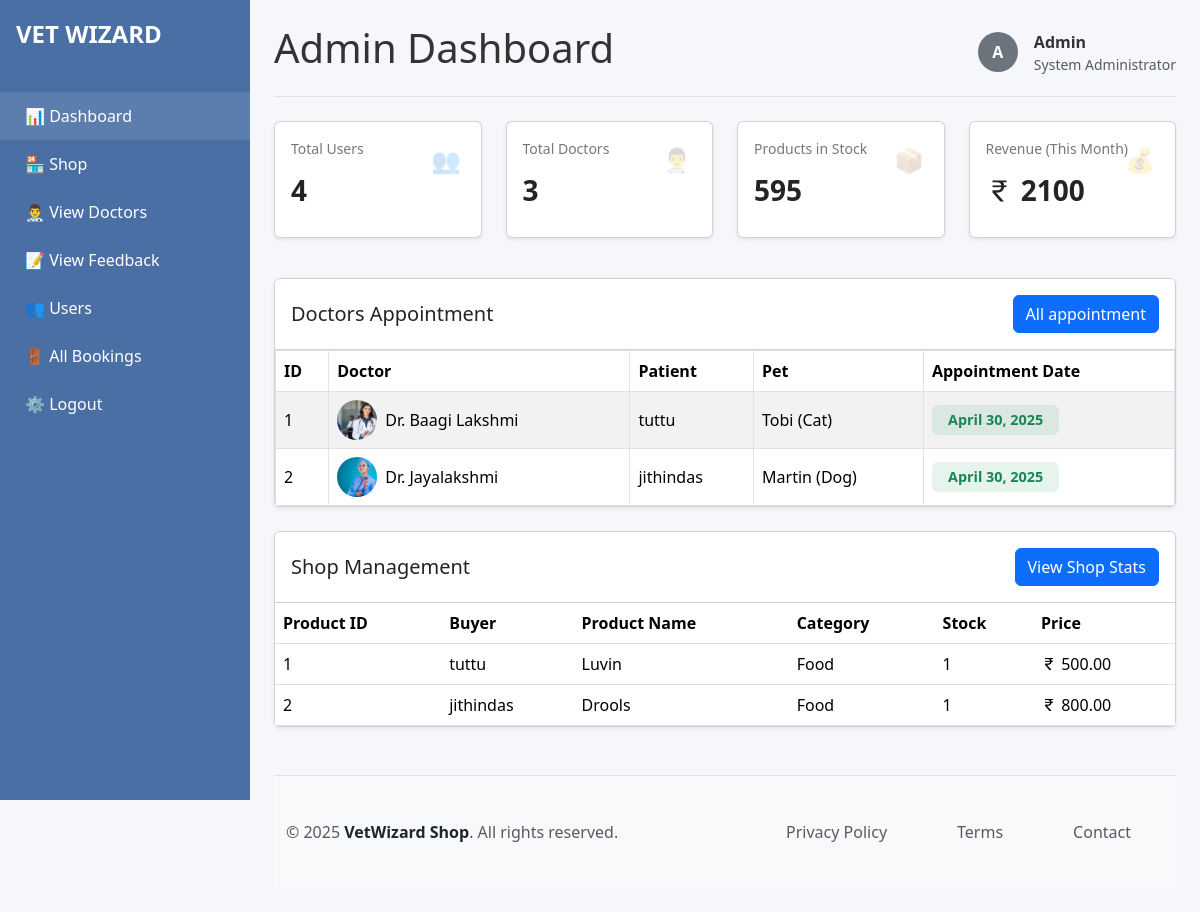
The app's page /admins/admin/ with its own data.
### user/models.py (models this page shows, shortened)
class Doctor_Appointment(models.Model):
    doctor = models.ForeignKey(Doctor_Profile, on_delete=models.CASCADE, related_name='appointments')
    patient = models.ForeignKey(settings.AUTH_USER_MODEL, on_delete=models.CASCADE, related_name='appointments')
    pet=models.ForeignKey(Pet,on_delete=models.CASCADE)
    appointment_date = models.DateField()
    appointment_time = models.TimeField(null=True,blank=True)
    reason = models.TextField()
    is_confirmed = models.BooleanField(default=False)
    is_paid = models.BooleanField(default=False)
    created_at = models.DateTimeField(auto_now_add=True)
    razorpay_order_id = models.CharField(max_length=100, blank=True, null=True)
    amount = models.DecimalField(max_digits=10, decimal_places=2, default=0.00,null=True,blank=True)

class Pet(models.Model):
    owner = models.CharField(max_length=100)
    name = models.CharField(max_length=100)
    species = models.CharField(max_length=30)  # Dog, Cat
    breed = models.CharField(max_length=50)
    age = models.PositiveIntegerField()
    pet_picture = models.ImageField(upload_to='pet_images', blank=True, null=True)
    adopt=models.BooleanField(default=False)
    def __str__(self):
        return f"{self.name} ({self.species})"

### doctor/models.py (models this page shows, shortened)
class Doctor_Profile(models.Model):
    user = models.ForeignKey(settings.AUTH_USER_MODEL, on_delete=models.CASCADE, related_name='doctor')
    full_name = models.CharField(max_length=100)
    email = models.EmailField()
    address = models.TextField()
    phone_number = models.CharField(max_length=10)
    profile_picture = models.ImageField(upload_to='images', blank=True, null=True)
    place = models.CharField(max_length=100)
    qualification = models.CharField(max_length=100)
    years_of_experience = models.PositiveIntegerField()
    is_approved=models.BooleanField(default=False,null=True,blank=True)

### admins/models.py (models this page shows)
class User(AbstractUser):
    user_type = models.CharField(max_length=20, choices=[
        ('doctor', 'doctor'),
        ('user', 'user')
    ])
    is_approved=models.BooleanField(default=False,null=True,blank=True)
    def __str__(self):
        return self.username

### shop/models.py (models this page shows, shortened)
class Cart(models.Model):
    user = models.ForeignKey(settings.AUTH_USER_MODEL, on_delete=models.CASCADE)  # Reference custom user model
    product = models.ForeignKey(Product, on_delete=models.CASCADE)
    quantity = models.PositiveIntegerField(default=1)
    added_at = models.DateTimeField(auto_now_add=True)
    total_price = models.DecimalField(max_digits=10, decimal_places=2, default=Decimal('0.00'))
    buy=models.BooleanField(default=False)

class Product(models.Model):
    category = models.ForeignKey(Product_Category, on_delete=models.CASCADE, related_name='products')
    name = models.CharField(max_length=255)
    description = models.TextField()
    price = models.DecimalField(max_digits=10, decimal_places=2)
    stock = models.PositiveIntegerField()
    image = models.ImageField(upload_to='products/')
    created_at = models.DateTimeField(auto_now_add=True)
    def __str__(self):
        return self.name

class Product_Category(models.Model):
    name = models.CharField(max_length=100, unique=True)
    description = models.TextField(blank=True)
    created_at = models.DateTimeField(auto_now_add=True)
    def __str__(self):
        return self.name

### admins/views.py (the view)
# urls.py: path('admin/', Admin_View.as_view(), name='admin'),
class Admin_View(View):
    def get(self,request):
        total_purchased = Cart.objects.filter(buy=True).aggregate(total=Sum('total_price'))['total'] or 0
        total_stock = Product.objects.aggregate(total=Sum('stock'))['total'] or 0
        user_count = User.objects.filter(user_type='user').count()
        doctor_count = User.objects.filter(user_type='doctor').count()
        appointment=Doctor_Appointment.objects.all().order_by('-id')[:2]
        all_order=Cart.objects.filter(buy=True).order_by('-id')[:2]
        return render(request,'admin.html',{'appointment':appointment,'all_order':all_order,'user_count':user_count,
                                            'doctor_count':doctor_count,'total_stock':total_stock,'total_purchased':total_purchased})

### admins/templates/admin.html (shortened to what this page needs)
<!DOCTYPE html>
<html lang="en">
<head>
    <link href="https://cdn.jsdelivr.net/npm/bootstrap@5.3.5/dist/css/bootstrap.min.css" rel="stylesheet"
>
    <link rel="stylesheet" href="https://cdn.jsdelivr.net/npm/bootstrap-icons@1.11.3/font/bootstrap-icons.min.css">
</head>
<body>
    <div class="sidebar">
        <div class="d-flex align-items-center p-3 mb-4">
            <a class="link_a" href="{% url 'home' %}">
                <div class="brand-logo">VET WIZARD</div>
            </a>
        </div>
        <ul class="nav-menu">
            <a class="link_a" href="{% url 'admin' %}">
                <li class="nav-item active">
                    <span>📊 Dashboard</span>
                </li>
            </a>
            <a class="link_a" href="{% url 'shop' %}">
                <li class="nav-item">
                    <span>🏪 Shop</span>
                </li>
            </a>
            <a class="link_a" href="{% url 'all_doctor_admin' %}">
                <li class="nav-item">
                    <span>👨‍⚕️ View Doctors</span>
                </li>
            </a>
            <a class="link_a" href="{% url 'website_reviews' %}">
                <li class="nav-item">
                    <span>📝 View Feedback</span>
                </li>
            </a>
            <a class="link_a" href="{% url 'all_users' %}">
                <li class="nav-item">
                    <span>👥 Users</span>
                </li>
            </a>
            <a class="link_a" href="{% url 'all_booking_admin' %}">
                <li class="nav-item">
                    <span>🚪 All Bookings</span>
                </li>
            </a>
            <a class="link_a" href="{% url 'logout' %}">
                <li class="nav-item">
                    <span>⚙️ Logout</span>
                </li>
            </a>
        </ul>
    </div>
    <div class="main-content p-4">
        {% block content %}
        <div class="d-flex justify-content-between align-items-center pb-3 mb-4 border-bottom">
            <h1>Admin Dashboard</h1>
            <div class="d-flex align-items-center gap-3">
                <div class="bg-secondary rounded-circle d-flex align-items-center justify-content-center text-white fw-bold"
                    style="width: 40px; height: 40px;">A</div>
                <div>
                    <div class="fw-bold">Admin</div>
                    <div class="text-muted small">System Administrator</div>
                </div>
            </div>
        </div>
        <div class="row mb-4">
            <div class="col-md-6 col-lg-3 mb-3">
                <div class="card h-100 shadow-sm stat-card">
                    <div class="card-body">
                        <div class="icon">👥</div>
                        <div class="stat-title">Total Users</div>
                        <div class="stat-number">{{user_count}}</div>
                    </div>
                </div>
            </div>
            <div class="col-md-6 col-lg-3 mb-3">
                <div class="card h-100 shadow-sm stat-card">
                    <div class="card-body">
                        <div class="icon">👨‍⚕️</div>
                        <div class="stat-title">Total Doctors</div>
                        <div class="stat-number">{{doctor_count}}</div>
                    </div>
                </div>
            </div>
            <div class="col-md-6 col-lg-3 mb-3">
                <div class="card h-100 shadow-sm stat-card">
                    <div class="card-body">
                        <div class="icon">📦</div>
                        <div class="stat-title">Products in Stock</div>
                        <div class="stat-number">{{total_stock}}</div>
                    </div>
                </div>
            </div>
            <div class="col-md-6 col-lg-3 mb-3">
                <div class="card h-100 shadow-sm stat-card">
                    <div class="card-body">
                        <div class="icon">💰</div>
                        <div class="stat-title">Revenue (This Month)</div>
                        <div class="stat-number"><i class="bi bi-currency-rupee"></i> {{total_purchased}}</div>
                    </div>
                </div>
            </div>
        </div>
        <div class="card shadow-sm mb-4">
            <div class="card-header bg-white d-flex justify-content-between align-items-center py-3">
                <h5 class="mb-0">Doctors Appointment</h5>
                <a class="btn btn-primary" href="{% url 'all_booking_admin' %}">All appointment</a>
            </div>
            <div class="card-body p-0">
                <div class="table-responsive">
                    <table class="table table-hover table-striped table-bordered mb-0">
                        <thead class="thead-light">
                            <tr>
                                <th>ID</th>
                                <th>Doctor</th>
                                <th>Patient</th>
                                <th>Pet</th>
                                <th>Appointment Date</th>
                            </tr>
                        </thead>
                        <tbody>
                            {% for i in appointment %}
                            <tr>
                                <td>{{ forloop.counter }}</td>
                                <td>
                                    <div class="d-flex align-items-center">
                                        <div class="me-2">
                                            {% if i.doctor.profile_picture %}
                                            <img src="{{ i.doctor.profile_picture.url }}" alt="Doctor Image"
                                                class="rounded-circle" width="40" height="40">
                                            {% else %}
                                            <img src="" alt="Default Doctor Image" class="rounded-circle" width="40"
                                                height="40">
                                            {% endif %}
                                        </div>
                                        <div>
                                            Dr. {{ i.doctor.full_name }}
                                        </div>
                                    </div>
                                </td>
                                <td>{{ i.patient }}</td>
                                <td>{{ i.pet }}</td>
                                <td>
                                    <span class="badge bg-success bg-opacity-10 text-success">{{ i.appointment_date }}</span>
                                </td>
                            </tr>
                            {% endfor %}
                        </tbody>
                    </table>
                </div>
            </div>
        </div>
        <div class="card shadow-sm mb-4">
            <div class="card-header bg-white d-flex justify-content-between align-items-center py-3">
                <h5 class="mb-0">Shop Management</h5>
                <a class="btn btn-primary" href="{% url 'all_order' %}">View Shop Stats</a>
            </div>
            <div class="card-body p-0">
                <div class="table-responsive">
                    <table class="table table-hover mb-0">
                        <thead>
                            <tr>
                                <th>Product ID</th>
                                <th>Buyer</th>
                                <th>Product Name</th>
                                <th>Category</th>
                                <th>Stock</th>
                                <th>Price</th>
                            </tr>
                        </thead>
                        <tbody>
                            {% for i in all_order %}
                            <tr>
                                <td>{{forloop.counter}}</td>
                                <td>{{i.user}}</td>
                                <td>{{i.product}}</td>
                                <td>{{i.product.category}}</td>
                                <td>{{i.quantity}}</td>
                                <td><i class="bi bi-currency-rupee"></i> {{i.total_price}}</td>
                            </tr>
                            {% endfor %}
                        </tbody>
                    </table>
                </div>
            </div>
        </div>
        {% endblock %}
      <footer class="mt-5 py-4 bg-light border-top">
        <div class="container d-flex flex-column flex-md-row justify-content-between align-items-center">
          <div class="mb-3 mb-md-0 text-center text-md-start">
            <span class="text-muted">© 2025 <strong><a href="#" class="text-decoration-none text-dark">VetWizard Shop</a></strong>. All rights reserved.</span>
          </div>
          <ul class="nav justify-content-center justify-content-md-end">
            <li class="nav-item">
              <a class="nav-link px-2 text-muted" href="#">Privacy Policy</a>
            </li>
            <li class="nav-item">
              <a class="nav-link px-2 text-muted" href="#">Terms</a>
            </li>
            <li class="nav-item">
              <a class="nav-link px-2 text-muted" href="#">Contact</a>
            </li>
          </ul>
        </div>
      </footer>
    </div>
</body>
</html>

### admins/templates/admin.html (style rules this page uses)
:root { --primary: #4a6fa5; --secondary: #6bc4a6; --accent: #ff9642; --light: #f8f9fa; --dark: #343a40; --danger: #dc3545; --success: #28a745; --warning: #ffc107; }
body { background-color: #f5f7fb; color: #333; min-height: 100vh; }
.sidebar { background-color: var(--primary); color: white; min-height: 100vh; position: fixed; top: 0; left: 0; width: 250px; z-index: 1000; overflow-y: auto; }
.main-content { margin-left: 250px; }
.brand-logo { font-size: 24px; font-weight: bold; }
.nav-menu { list-style: none; padding-left: 0; }
.nav-item { padding: 12px 25px; cursor: pointer; transition: background-color 0.3s; display: flex; align-items: center; gap: 10px; }
.nav-item:hover, .nav-item.active { background-color: rgba(255, 255, 255, 0.1); }
.stat-card { position: relative; overflow: hidden; }
.stat-card .icon { position: absolute; right: 20px; top: 20px; font-size: 24px; opacity: 0.2; }
.stat-number { font-size: 28px; font-weight: bold; margin: 10px 0; }
.stat-title { color: #777; font-size: 14px; }
.link_a { text-decoration: none; color: white; }
.table th, .table td { vertical-align: middle; }
.table .badge { font-size: 0.9rem; padding: 0.5rem 1rem; }
.table img { object-fit: cover; }

### records on screen
Doctor_Appointment: doctor.profile_picture (picture), doctor.full_name "Baagi Lakshmi", patient "tuttu", pet "Tobi (Cat)", appointment_date "April 30, 2025"
Doctor_Appointment: doctor.profile_picture (picture), doctor.full_name "Jayalakshmi", patient "jithindas", pet "Martin (Dog)", appointment_date "April 30, 2025"
Cart: user "tuttu", product "Luvin", product.category "Food", quantity "1", total_price "500.00"
Cart: user "jithindas", product "Drools", product.category "Food", quantity "1", total_price "800.00"

### other values on screen
{{ user_count }} "4"
{{ doctor_count }} "3"
{{ total_stock }} "595"
{{ total_purchased }} "2100"
